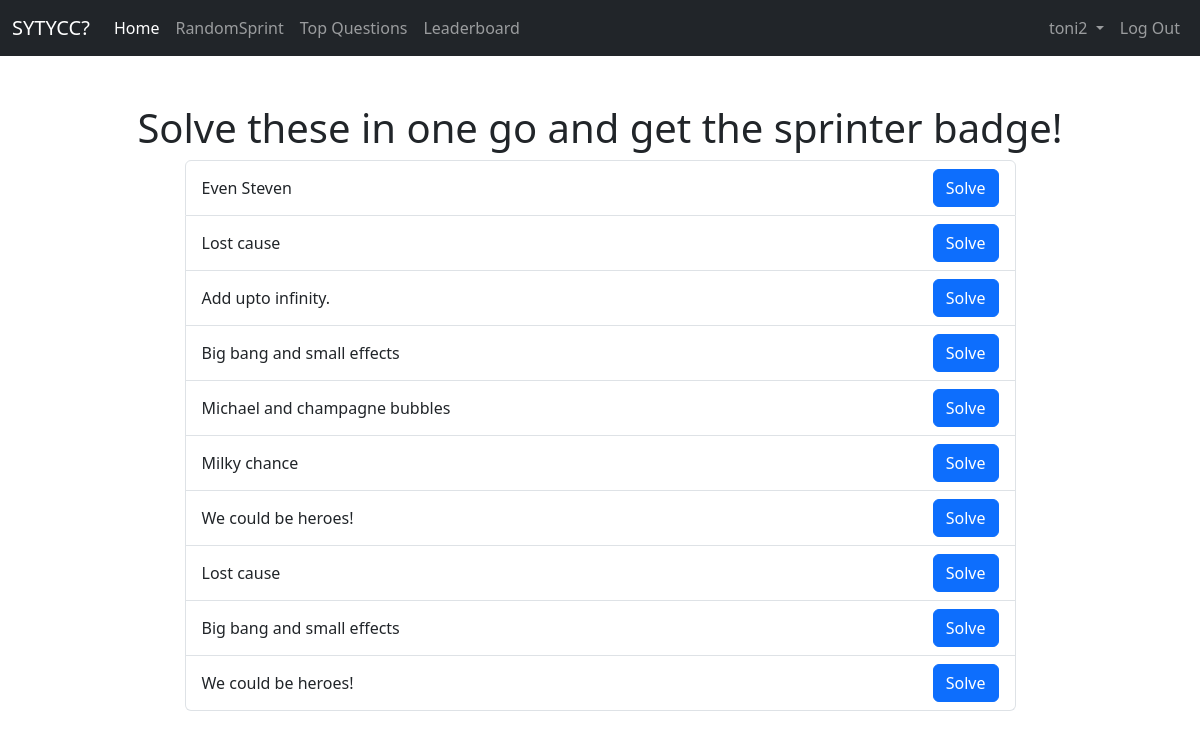
The app's page /random_sprint/ (signed in) with its own data.
### compiler/models.py (models this page shows)
class User(AbstractUser):
    institution = models.CharField(max_length=120)
    problems_solved = models.IntegerField(default=0)
    problems_added = models.IntegerField(default=0)
    problems_solved_easy = models.IntegerField(default=0)
    problems_solved_medium = models.IntegerField(default=0)
    problems_solved_hard = models.IntegerField(default=0)

class Problem(models.Model):
    author = models.ForeignKey(User, on_delete=models.CASCADE, blank=True, null=True)
    title = models.CharField(max_length=50)
    description = models.TextField(max_length=4000)
    difficulty = models.CharField(max_length=25)
    inputs = models.TextField(max_length=1000, blank=True, null=True)
    outputs = models.TextField(max_length=1000, blank=True, null=True)
    input_signature = models.JSONField(null=True, blank=True)
    output_type = models.CharField(max_length=50, null=True, blank=True)

### compiler/views.py (the view)
# urls.py: path('random_sprint/', views.random_sprint, name='random_sprint'),
def random_sprint(request):
    problem_set = Problem.objects.all()
    random_problems = []
    while len(random_problems) < 10:
        random_no = math.ceil(random.random()*30)
        problem = Problem.objects.get(id=random_no)
        if problem in random_problems:
            continue
        else:
            random_problems.append(problem)
    print(random_problems)
    return render(request, 'randomsprint.html', {'random_problems':random_problems})

### templates/randomsprint.html
{% extends 'base.html' %}
{% block content %}
  <h1>  Solve these in one go and get the sprinter badge!</h1>
  <div class="container text-center" >
    <div class="row justify-content-md-center">
            <div class="col-9">
                <ul class="list-group">
    {% for prob in random_problems %}
        <li class="list-group-item d-flex justify-content-between align-items-center"><span> {{prob.title}} </span>
        <span> <a class="btn btn-primary" href="/problems/{{prob.id}}"> Solve </a></span>
        </li>
    {% endfor %}
  </ul>
            </div>
    </div>
  </div>
{% endblock %}

### templates/base.html (shortened to what this page needs)
<!DOCTYPE html>
<html lang="en">
<head>
    <link href="https://cdn.jsdelivr.net/npm/bootstrap@5.3.3/dist/css/bootstrap.min.css" rel="stylesheet">
</head>
<body>
    <nav class="navbar sticky-top navbar-expand-lg bg-dark d-flex" data-bs-theme="dark">
      <div class="container-fluid">
        <a class="navbar-brand" href="#">SYTYCC?</a>
        <div class="collapse navbar-collapse" id="navbarNav">
          <ul class="navbar-nav">
            <li class="nav-item">
              <a class="nav-link active" aria-current="page" href="/index/">Home</a>
            </li>
            <li class="nav-item">
              <a class="nav-link" href="/random_sprint/">RandomSprint</a>
            </li>
            <li class="nav-item">
              <a class="nav-link" href="/top_problems_page/">Top Questions</a>
            </li>
            <li class="nav-item">
              <a class="nav-link" href="/leaderboard_page/"> Leaderboard </a>
            </li>
          </ul>
            <ul class="navbar-nav ms-auto">
        {% if user.is_authenticated %}
        <li class="nav-item dropdown">
          <a class="nav-link dropdown-toggle" href="#" id="navbarDarkDropdownMenuLink" role="button" data-bs-toggle="dropdown" aria-expanded="false">
            {{ user.username }}
          </a>
        </li>
        <li class="nav-item">
          <form action="/accounts/logout/" method="POST">
            <button class="btn btn-primary nav-link" type="submit"> Log Out </button>
          </form>
        </li>
        {% else %}
        <li class="nav-item">
          <a class="nav-link" href="/accounts/login"> Login </a>
        </li>
        {% endif %}
      </ul>
        </div>
      </div>
    </nav>
    <br>
        <div class="container-full container-fluid">
         <br>
        {% block content %}
        {% endblock %}
        </div>
</body>
</html>

### templates/base.html (style rules this page uses)
.container-full, container-fluid { width: 100%; text-align : center; }

### records on screen
User: username "toni2"
Problem: title "Even Steven"
Problem: title "Lost cause"
Problem: title "Add upto infinity."
Problem: title "Big bang and small effects"
Problem: title "Michael and champagne bubbles"
Problem: title "Milky chance"
Problem: title "We could be heroes!"
Problem: title "Lost cause"
Problem: title "Big bang and small effects"
Problem: title "We could be heroes!"
